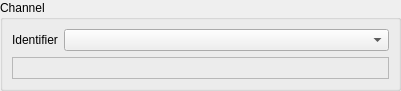
<?xml version="1.0" encoding="UTF-8"?>
<ui version="4.0">
 <class>SelectedChannelWidgetForm</class>
 <widget class="QWidget" name="SelectedChannelWidgetForm">
  <property name="geometry">
   <rect>
    <x>0</x>
    <y>0</y>
    <width>401</width>
    <height>91</height>
   </rect>
  </property>
  <property name="windowTitle">
   <string>Selected Channel</string>
  </property>
  <layout class="QGridLayout" name="gridLayout_4">
   <property name="sizeConstraint">
    <enum>QLayout::SetDefaultConstraint</enum>
   </property>
   <property name="margin">
    <number>0</number>
   </property>
   <item row="0" column="0">
    <widget class="QGroupBox" name="m_groupBox">
     <property name="title">
      <string>Channel</string>
     </property>
     <layout class="QGridLayout" name="gridLayout_3">
      <item row="0" column="0">
       <layout class="QGridLayout" name="gridLayout_2">
        <item row="0" column="0">
         <layout class="QGridLayout" name="gridLayout">
          <item row="0" column="0">
           <widget class="QLabel" name="m_channelNameLabel">
            <property name="text">
             <string>Identifier</string>
            </property>
           </widget>
          </item>
          <item row="0" column="1">
           <widget class="QComboBox" name="m_channelNameComboBox">
            <property name="sizePolicy">
             <sizepolicy hsizetype="MinimumExpanding" vsizetype="Fixed">
              <horstretch>0</horstretch>
              <verstretch>0</verstretch>
             </sizepolicy>
            </property>
           </widget>
          </item>
         </layout>
        </item>
        <item row="1" column="0">
         <widget class="QFrame" name="m_contrastEnhancementFrame">
          <property name="frameShape">
           <enum>QFrame::StyledPanel</enum>
          </property>
          <property name="frameShadow">
           <enum>QFrame::Raised</enum>
          </property>
         </widget>
        </item>
       </layout>
      </item>
     </layout>
    </widget>
   </item>
  </layout>
 </widget>
 <resources/>
 <connections/>
</ui>
